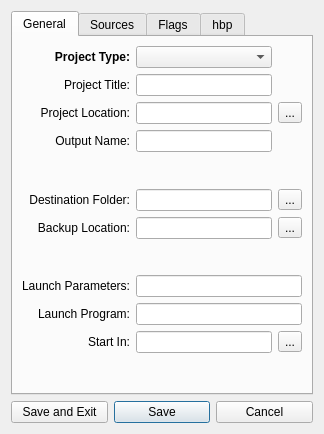
<?xml version="1.0" encoding="UTF-8"?>
<ui version="4.0">
 <class>FormProjectPropEx</class>
 <widget class="QWidget" name="FormProjectPropEx">
  <property name="geometry">
   <rect>
    <x>0</x>
    <y>0</y>
    <width>324</width>
    <height>434</height>
   </rect>
  </property>
  <property name="windowTitle">
   <string>Form</string>
  </property>
  <layout class="QVBoxLayout" name="verticalLayout">
   <item>
    <widget class="QTabWidget" name="tabWidget">
     <property name="currentIndex">
      <number>0</number>
     </property>
     <widget class="QWidget" name="tabGeneral">
      <attribute name="title">
       <string>General</string>
      </attribute>
      <layout class="QGridLayout" name="gridLayout">
       <item row="0" column="0">
        <widget class="QLabel" name="label">
         <property name="font">
          <font>
           <weight>75</weight>
           <bold>true</bold>
          </font>
         </property>
         <property name="text">
          <string>Project Type:</string>
         </property>
         <property name="alignment">
          <set>Qt::AlignRight|Qt::AlignTrailing|Qt::AlignVCenter</set>
         </property>
        </widget>
       </item>
       <item row="0" column="1">
        <widget class="QComboBox" name="comboPrjType">
         <property name="toolTip">
          <string>&lt;!DOCTYPE HTML PUBLIC &quot;-//W3C//DTD HTML 4.0//EN&quot; &quot;http://www.w3.org/TR/REC-html40/strict.dtd&quot;&gt;
&lt;html&gt;&lt;head&gt;&lt;meta name=&quot;qrichtext&quot; content=&quot;1&quot; /&gt;&lt;style type=&quot;text/css&quot;&gt;
p, li { white-space: pre-wrap; }
&lt;/style&gt;&lt;/head&gt;&lt;body style=&quot; font-family:'MS Shell Dlg 2'; font-size:8.25pt; font-weight:400; font-style:normal;&quot;&gt;
&lt;p align=&quot;center&quot; style=&quot; margin-top:0px; margin-bottom:0px; margin-left:0px; margin-right:0px; -qt-block-indent:0; text-indent:0px;&quot;&gt;&lt;span style=&quot; font-size:8pt;&quot;&gt;A project may be of type Executable|Library|Dll.&lt;/span&gt;&lt;/p&gt;&lt;/body&gt;&lt;/html&gt;</string>
         </property>
         <property name="editable">
          <bool>false</bool>
         </property>
        </widget>
       </item>
       <item row="1" column="0">
        <widget class="QLabel" name="label_2">
         <property name="text">
          <string>Project Title:</string>
         </property>
         <property name="alignment">
          <set>Qt::AlignRight|Qt::AlignTrailing|Qt::AlignVCenter</set>
         </property>
        </widget>
       </item>
       <item row="1" column="1">
        <widget class="QLineEdit" name="editPrjTitle">
         <property name="toolTip">
          <string>&lt;!DOCTYPE HTML PUBLIC &quot;-//W3C//DTD HTML 4.0//EN&quot; &quot;http://www.w3.org/TR/REC-html40/strict.dtd&quot;&gt;
&lt;html&gt;&lt;head&gt;&lt;meta name=&quot;qrichtext&quot; content=&quot;1&quot; /&gt;&lt;style type=&quot;text/css&quot;&gt;
p, li { white-space: pre-wrap; }
&lt;/style&gt;&lt;/head&gt;&lt;body style=&quot; font-family:'MS Shell Dlg 2'; font-size:8.25pt; font-weight:400; font-style:normal;&quot;&gt;
&lt;p align=&quot;center&quot; style=&quot; margin-top:0px; margin-bottom:0px; margin-left:0px; margin-right:0px; -qt-block-indent:0; text-indent:0px;&quot;&gt;&lt;span style=&quot; font-size:8pt;&quot;&gt;Title will be shown as a node in  project tree.&lt;/span&gt;&lt;/p&gt;&lt;/body&gt;&lt;/html&gt;</string>
         </property>
        </widget>
       </item>
       <item row="2" column="0">
        <widget class="QLabel" name="label_3">
         <property name="text">
          <string>Project Location:</string>
         </property>
         <property name="alignment">
          <set>Qt::AlignRight|Qt::AlignTrailing|Qt::AlignVCenter</set>
         </property>
        </widget>
       </item>
       <item row="2" column="1">
        <widget class="QLineEdit" name="editPrjLoctn">
         <property name="toolTip">
          <string>&lt;!DOCTYPE HTML PUBLIC &quot;-//W3C//DTD HTML 4.0//EN&quot; &quot;http://www.w3.org/TR/REC-html40/strict.dtd&quot;&gt;
&lt;html&gt;&lt;head&gt;&lt;meta name=&quot;qrichtext&quot; content=&quot;1&quot; /&gt;&lt;style type=&quot;text/css&quot;&gt;
p, li { white-space: pre-wrap; }
&lt;/style&gt;&lt;/head&gt;&lt;body style=&quot; font-family:'MS Shell Dlg 2'; font-size:8.25pt; font-weight:400; font-style:normal;&quot;&gt;
&lt;p align=&quot;center&quot; style=&quot; margin-top:0px; margin-bottom:0px; margin-left:0px; margin-right:0px; -qt-block-indent:0; text-indent:0px;&quot;&gt;&lt;span style=&quot; font-size:8pt;&quot;&gt;Project location is the folder where project definition file .hbi will be stored. &amp;lt;Project Location&amp;gt; plus &amp;lt;Output Name&amp;gt; will comprise the full file name with .hbp extension.&lt;/span&gt;&lt;/p&gt;&lt;/body&gt;&lt;/html&gt;</string>
         </property>
        </widget>
       </item>
       <item row="5" column="0">
        <widget class="QLabel" name="label_5">
         <property name="text">
          <string>Destination Folder:</string>
         </property>
         <property name="alignment">
          <set>Qt::AlignRight|Qt::AlignTrailing|Qt::AlignVCenter</set>
         </property>
        </widget>
       </item>
       <item row="5" column="1">
        <widget class="QLineEdit" name="editDstFolder">
         <property name="toolTip">
          <string>&lt;!DOCTYPE HTML PUBLIC &quot;-//W3C//DTD HTML 4.0//EN&quot; &quot;http://www.w3.org/TR/REC-html40/strict.dtd&quot;&gt;
&lt;html&gt;&lt;head&gt;&lt;meta name=&quot;qrichtext&quot; content=&quot;1&quot; /&gt;&lt;style type=&quot;text/css&quot;&gt;
p, li { white-space: pre-wrap; }
&lt;/style&gt;&lt;/head&gt;&lt;body style=&quot; font-family:'MS Shell Dlg 2'; font-size:8.25pt; font-weight:400; font-style:normal;&quot;&gt;
&lt;p align=&quot;center&quot; style=&quot; margin-top:0px; margin-bottom:0px; margin-left:0px; margin-right:0px; -qt-block-indent:0; text-indent:0px;&quot;&gt;Destination folder is a compatibility slot and is reserved to place the &amp;lt;Output&amp;gt; .exe .a .lib. &lt;/p&gt;
&lt;p align=&quot;center&quot; style=&quot; margin-top:0px; margin-bottom:0px; margin-left:0px; margin-right:0px; -qt-block-indent:0; text-indent:0px;&quot;&gt;But currently this functionality will be achieved through the -o compiler flag.&lt;/p&gt;&lt;/body&gt;&lt;/html&gt;</string>
         </property>
        </widget>
       </item>
       <item row="9" column="0">
        <widget class="QLabel" name="label_7">
         <property name="text">
          <string>Launch Parameters:</string>
         </property>
         <property name="alignment">
          <set>Qt::AlignRight|Qt::AlignTrailing|Qt::AlignVCenter</set>
         </property>
        </widget>
       </item>
       <item row="9" column="1" colspan="2">
        <widget class="QLineEdit" name="editLaunchParams"/>
       </item>
       <item row="10" column="0">
        <widget class="QLabel" name="label_8">
         <property name="text">
          <string>Launch Program:</string>
         </property>
         <property name="alignment">
          <set>Qt::AlignRight|Qt::AlignTrailing|Qt::AlignVCenter</set>
         </property>
        </widget>
       </item>
       <item row="10" column="1" colspan="2">
        <widget class="QLineEdit" name="editLaunchExe"/>
       </item>
       <item row="7" column="0">
        <widget class="QLabel" name="label_13">
         <property name="text">
          <string>Backup Location:</string>
         </property>
         <property name="alignment">
          <set>Qt::AlignRight|Qt::AlignTrailing|Qt::AlignVCenter</set>
         </property>
        </widget>
       </item>
       <item row="7" column="1">
        <widget class="QLineEdit" name="editBackup"/>
       </item>
       <item row="3" column="1">
        <widget class="QLineEdit" name="editOutName">
         <property name="toolTip">
          <string>&lt;!DOCTYPE HTML PUBLIC &quot;-//W3C//DTD HTML 4.0//EN&quot; &quot;http://www.w3.org/TR/REC-html40/strict.dtd&quot;&gt;
&lt;html&gt;&lt;head&gt;&lt;meta name=&quot;qrichtext&quot; content=&quot;1&quot; /&gt;&lt;style type=&quot;text/css&quot;&gt;
p, li { white-space: pre-wrap; }
&lt;/style&gt;&lt;/head&gt;&lt;body style=&quot; font-family:'MS Shell Dlg 2'; font-size:8.25pt; font-weight:400; font-style:normal;&quot;&gt;
&lt;p align=&quot;center&quot; style=&quot; margin-top:0px; margin-bottom:0px; margin-left:0px; margin-right:0px; -qt-block-indent:0; text-indent:0px;&quot;&gt;Output name is used as final name for .hbi .hbp .exe .lib .a and will be added to the paths retrieved via &amp;lt;Project Location&amp;gt;, &amp;lt;Working Folder&amp;gt;, &amp;lt;Destination Folder&amp;gt;, etc. So this is a very important component.&lt;/p&gt;&lt;/body&gt;&lt;/html&gt;</string>
         </property>
        </widget>
       </item>
       <item row="3" column="0">
        <widget class="QLabel" name="label_6">
         <property name="text">
          <string>Output Name:</string>
         </property>
         <property name="alignment">
          <set>Qt::AlignRight|Qt::AlignTrailing|Qt::AlignVCenter</set>
         </property>
        </widget>
       </item>
       <item row="2" column="2">
        <widget class="QToolButton" name="buttonChoosePrjLoc">
         <property name="text">
          <string>...</string>
         </property>
        </widget>
       </item>
       <item row="7" column="2">
        <widget class="QToolButton" name="buttonBackup">
         <property name="text">
          <string>...</string>
         </property>
        </widget>
       </item>
       <item row="5" column="2">
        <widget class="QToolButton" name="buttonChooseDest">
         <property name="text">
          <string>...</string>
         </property>
        </widget>
       </item>
       <item row="8" column="1">
        <spacer name="verticalSpacer">
         <property name="orientation">
          <enum>Qt::Vertical</enum>
         </property>
         <property name="sizeHint" stdset="0">
          <size>
           <width>20</width>
           <height>40</height>
          </size>
         </property>
        </spacer>
       </item>
       <item row="11" column="1">
        <widget class="QLineEdit" name="editWrkFolder">
         <property name="toolTip">
          <string>&lt;!DOCTYPE HTML PUBLIC &quot;-//W3C//DTD HTML 4.0//EN&quot; &quot;http://www.w3.org/TR/REC-html40/strict.dtd&quot;&gt;
&lt;html&gt;&lt;head&gt;&lt;meta name=&quot;qrichtext&quot; content=&quot;1&quot; /&gt;&lt;style type=&quot;text/css&quot;&gt;
p, li { white-space: pre-wrap; }
&lt;/style&gt;&lt;/head&gt;&lt;body style=&quot; font-family:'MS Shell Dlg 2'; font-size:8.25pt; font-weight:400; font-style:normal;&quot;&gt;
&lt;p align=&quot;center&quot; style=&quot; margin-top:0px; margin-bottom:0px; margin-left:0px; margin-right:0px; -qt-block-indent:0; text-indent:0px;&quot;&gt;&lt;span style=&quot; font-size:8pt;&quot;&gt;Working folder will be used to host HBMK2 compliant &lt;/span&gt;&lt;span style=&quot; font-size:8pt; font-weight:600;&quot;&gt;&amp;lt;Output Name&amp;gt;&lt;/span&gt;&lt;span style=&quot; font-size:8pt;&quot;&gt; plus &lt;/span&gt;&lt;span style=&quot; font-size:8pt; font-weight:600;&quot;&gt;&amp;lt;hbp&amp;gt;&lt;/span&gt;&lt;span style=&quot; font-size:8pt;&quot;&gt; and will be designated as current folder when &lt;/span&gt;&lt;span style=&quot; font-size:8pt; font-weight:600;&quot;&gt;HBMK2&lt;/span&gt;&lt;span style=&quot; font-size:8pt;&quot;&gt; will be invoked.&lt;/span&gt;&lt;/p&gt;&lt;/body&gt;&lt;/html&gt;</string>
         </property>
        </widget>
       </item>
       <item row="11" column="0">
        <widget class="QLabel" name="labelInitFolder">
         <property name="text">
          <string>Start In:</string>
         </property>
         <property name="alignment">
          <set>Qt::AlignRight|Qt::AlignTrailing|Qt::AlignVCenter</set>
         </property>
        </widget>
       </item>
       <item row="11" column="2">
        <widget class="QToolButton" name="buttonChooseWd">
         <property name="text">
          <string>...</string>
         </property>
        </widget>
       </item>
       <item row="4" column="1">
        <spacer name="verticalSpacer_2">
         <property name="orientation">
          <enum>Qt::Vertical</enum>
         </property>
         <property name="sizeHint" stdset="0">
          <size>
           <width>20</width>
           <height>40</height>
          </size>
         </property>
        </spacer>
       </item>
       <item row="12" column="1">
        <spacer name="verticalSpacer_3">
         <property name="orientation">
          <enum>Qt::Vertical</enum>
         </property>
         <property name="sizeHint" stdset="0">
          <size>
           <width>20</width>
           <height>40</height>
          </size>
         </property>
        </spacer>
       </item>
      </layout>
     </widget>
     <widget class="QWidget" name="tabFiles">
      <attribute name="title">
       <string>Sources</string>
      </attribute>
      <layout class="QGridLayout" name="gridLayout_2">
       <item row="1" column="1" colspan="11">
        <widget class="QPlainTextEdit" name="editSources">
         <property name="toolTip">
          <string>&lt;!DOCTYPE HTML PUBLIC &quot;-//W3C//DTD HTML 4.0//EN&quot; &quot;http://www.w3.org/TR/REC-html40/strict.dtd&quot;&gt;
&lt;html&gt;&lt;head&gt;&lt;meta name=&quot;qrichtext&quot; content=&quot;1&quot; /&gt;&lt;style type=&quot;text/css&quot;&gt;
p, li { white-space: pre-wrap; }
&lt;/style&gt;&lt;/head&gt;&lt;body style=&quot; font-family:'MS Shell Dlg 2'; font-size:8.25pt; font-weight:400; font-style:normal;&quot;&gt;
&lt;p align=&quot;center&quot; style=&quot; margin-top:0px; margin-bottom:0px; margin-left:0px; margin-right:0px; -qt-block-indent:0; text-indent:0px;&quot;&gt;You can include hereunder any type of file which can be edited via plain text editor. One file per line. You can use meta-keys to define your source paths to make your projects location independant. &lt;/p&gt;
&lt;p align=&quot;center&quot; style=&quot;-qt-paragraph-type:empty; margin-top:0px; margin-bottom:0px; margin-left:0px; margin-right:0px; -qt-block-indent:0; text-indent:0px;&quot;&gt;&lt;/p&gt;
&lt;p align=&quot;center&quot; style=&quot; margin-top:0px; margin-bottom:0px; margin-left:0px; margin-right:0px; -qt-block-indent:0; text-indent:0px;&quot;&gt;NOTE:&lt;/p&gt;
&lt;p align=&quot;center&quot; style=&quot; margin-top:0px; margin-bottom:0px; margin-left:0px; margin-right:0px; -qt-block-indent:0; text-indent:0px;&quot;&gt;Only .prg .c .cpp .rc .res files will be supplied to the HBMK2. All other files will be made visible for editing in &amp;lt;Project Tree&amp;gt;.&lt;/p&gt;&lt;/body&gt;&lt;/html&gt;</string>
         </property>
         <property name="styleSheet">
          <string/>
         </property>
         <property name="lineWrapMode">
          <enum>QPlainTextEdit::NoWrap</enum>
         </property>
        </widget>
       </item>
       <item row="0" column="1">
        <widget class="QToolButton" name="buttonSelect">
         <property name="toolTip">
          <string>Select Sources</string>
         </property>
         <property name="text">
          <string/>
         </property>
        </widget>
       </item>
       <item row="0" column="2">
        <widget class="QToolButton" name="buttonSort">
         <property name="toolTip">
          <string>Sort by Ascending Order</string>
         </property>
         <property name="text">
          <string/>
         </property>
        </widget>
       </item>
       <item row="0" column="3">
        <widget class="QToolButton" name="buttonSortZA">
         <property name="toolTip">
          <string>Sort by Descending Order</string>
         </property>
         <property name="text">
          <string/>
         </property>
        </widget>
       </item>
       <item row="0" column="4">
        <widget class="QToolButton" name="buttonSortOrg">
         <property name="toolTip">
          <string>Organize by Type and Sort Ascending</string>
         </property>
         <property name="text">
          <string/>
         </property>
        </widget>
       </item>
      </layout>
     </widget>
     <widget class="QWidget" name="tabFlags">
      <attribute name="title">
       <string>Flags</string>
      </attribute>
      <layout class="QGridLayout" name="gridLayout_3">
       <item row="0" column="0">
        <widget class="QPlainTextEdit" name="editFlags">
         <property name="toolTip">
          <string>&lt;!DOCTYPE HTML PUBLIC &quot;-//W3C//DTD HTML 4.0//EN&quot; &quot;http://www.w3.org/TR/REC-html40/strict.dtd&quot;&gt;
&lt;html&gt;&lt;head&gt;&lt;meta name=&quot;qrichtext&quot; content=&quot;1&quot; /&gt;&lt;style type=&quot;text/css&quot;&gt;
p, li { white-space: pre-wrap; }
&lt;/style&gt;&lt;/head&gt;&lt;body style=&quot; font-family:'MS Shell Dlg 2'; font-size:8.25pt; font-weight:400; font-style:normal;&quot;&gt;
&lt;p align=&quot;center&quot; style=&quot; margin-top:0px; margin-bottom:0px; margin-left:0px; margin-right:0px; -qt-block-indent:0; text-indent:0px;&quot;&gt;Meta-keys are a special way of keeping generic information which is of repeated and/or of dynamic nature. HBIDE implements meta key/value pair more comprehensively. It allows you to write an expression for the value part which get evaluated at the time project is loaded. The only point to take into consideration is that value returned by such expression must be of type character.&lt;/p&gt;
&lt;p align=&quot;center&quot; style=&quot;-qt-paragraph-type:empty; margin-top:0px; margin-bottom:0px; margin-left:0px; margin-right:0px; -qt-block-indent:0; text-indent:0px;&quot;&gt;&lt;/p&gt;
&lt;p align=&quot;center&quot; style=&quot; margin-top:0px; margin-bottom:0px; margin-left:0px; margin-right:0px; -qt-block-indent:0; text-indent:0px;&quot;&gt;The expression is evaluated only once and keeps its value until the HBIDE interface is closed. In case of any error, the expression string itself is returned.&lt;/p&gt;&lt;/body&gt;&lt;/html&gt;</string>
         </property>
         <property name="styleSheet">
          <string/>
         </property>
         <property name="lineWrapMode">
          <enum>QPlainTextEdit::NoWrap</enum>
         </property>
        </widget>
       </item>
      </layout>
     </widget>
     <widget class="QWidget" name="tabHbp">
      <attribute name="title">
       <string>hbp</string>
      </attribute>
      <layout class="QGridLayout" name="gridLayout_4">
       <item row="0" column="0">
        <widget class="QPlainTextEdit" name="editHbp">
         <property name="toolTip">
          <string>&lt;!DOCTYPE HTML PUBLIC &quot;-//W3C//DTD HTML 4.0//EN&quot; &quot;http://www.w3.org/TR/REC-html40/strict.dtd&quot;&gt;
&lt;html&gt;&lt;head&gt;&lt;meta name=&quot;qrichtext&quot; content=&quot;1&quot; /&gt;&lt;style type=&quot;text/css&quot;&gt;
p, li { white-space: pre-wrap; }
&lt;/style&gt;&lt;/head&gt;&lt;body style=&quot; font-family:'MS Shell Dlg 2'; font-size:8.25pt; font-weight:400; font-style:normal;&quot;&gt;
&lt;p align=&quot;center&quot; style=&quot; margin-top:0px; margin-bottom:0px; margin-left:0px; margin-right:0px; -qt-block-indent:0; text-indent:0px;&quot;&gt;&lt;span style=&quot; font-size:8pt;&quot;&gt;Here you can view in real-time the resultant &amp;lt;hbp&amp;gt; output which will be supplied to HBMK2. This view may give you insight about your source layout and many other facts.&lt;/span&gt;&lt;/p&gt;
&lt;p align=&quot;center&quot; style=&quot;-qt-paragraph-type:empty; margin-top:0px; margin-bottom:0px; margin-left:0px; margin-right:0px; -qt-block-indent:0; text-indent:0px; font-size:8pt;&quot;&gt;&lt;/p&gt;
&lt;p align=&quot;center&quot; style=&quot; margin-top:0px; margin-bottom:0px; margin-left:0px; margin-right:0px; -qt-block-indent:0; text-indent:0px;&quot;&gt;&lt;span style=&quot; font-size:14pt; font-weight:600; text-decoration: underline;&quot;&gt;Enjoy&lt;/span&gt;&lt;/p&gt;&lt;/body&gt;&lt;/html&gt;</string>
         </property>
         <property name="styleSheet">
          <string/>
         </property>
         <property name="lineWrapMode">
          <enum>QPlainTextEdit::NoWrap</enum>
         </property>
         <property name="readOnly">
          <bool>true</bool>
         </property>
        </widget>
       </item>
      </layout>
     </widget>
    </widget>
   </item>
   <item>
    <layout class="QHBoxLayout" name="horizontalLayout_4">
     <item>
      <widget class="QPushButton" name="buttonSaveExit">
       <property name="text">
        <string>Save and Exit</string>
       </property>
      </widget>
     </item>
     <item>
      <widget class="QPushButton" name="buttonSave">
       <property name="text">
        <string>Save</string>
       </property>
       <property name="autoDefault">
        <bool>false</bool>
       </property>
       <property name="default">
        <bool>true</bool>
       </property>
      </widget>
     </item>
     <item>
      <widget class="QPushButton" name="buttonCn">
       <property name="text">
        <string>Cancel</string>
       </property>
       <property name="autoDefault">
        <bool>false</bool>
       </property>
      </widget>
     </item>
    </layout>
   </item>
  </layout>
 </widget>
 <resources/>
 <connections/>
</ui>
